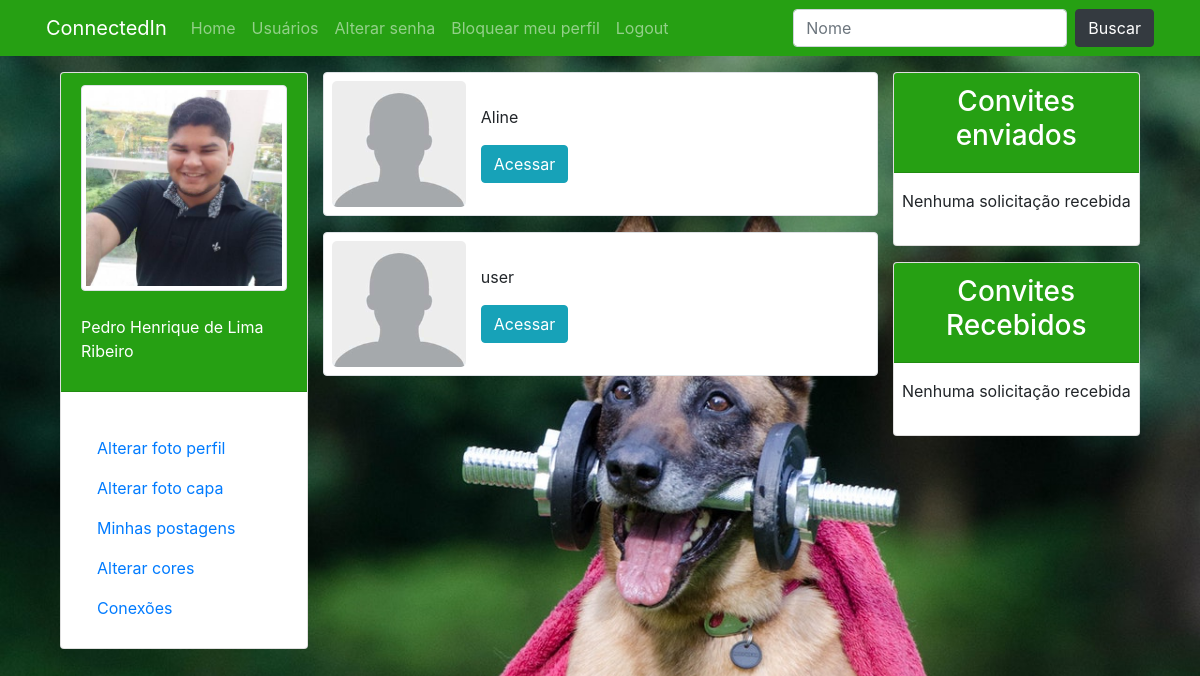
Page /encontrar/ (signed in) on the committed database.
### perfis/models.py (models this page shows, shortened)
class Perfil(models.Model):
    nome = models.CharField(max_length=255, null=False)
    telefone = models.CharField(max_length=15, null= False)
    nome_empresa = models.CharField(max_length=255, null=False)
    imagem_perfil = models.ImageField(null=True, blank=True, upload_to='uploads/fotoperfil/')
    imagem_capa = models.ImageField(null=True, blank=True, upload_to='uploads/fotocapa/')
    cor = models.CharField(max_length=10, default='#455A64')
    contatos = models.ManyToManyField('self')
    usuario = models.OneToOneField(User, related_name='perfil', on_delete=models.CASCADE)

### perfis/views.py (the view, shortened to what this page needs)
# urls.py: path('encontrar/', views.buscar_usuario, name='buscar_usuario'),
@login_required(login_url='login')
def buscar_usuario(request):
    encontrados = Perfil.objects.all()
    dados = {}
    dados['encontrados'] = encontrados
    dados['perfil_logado'] = request.user.perfil
    return render(request, 'buscarusuario.html', dados)

### perfis/templates/buscarusuario.html (shortened to what this page needs)
{% extends 'base.html' %}
{% load static %}
{% block main %}
<div>
    {% if encontrados %}
    <ul class="list-group full-w">
        {% for encontrado in encontrados %}
        {% if encontrado.id != user.perfil.id %}
        {% if encontrado in user.perfil.contatos.all %}
        <div class="row border rounded mb-3 py-2 px-2 bg-white">
            <div class="col col-md-3 py-5"
                style="background:  {% if encontrado.imagem_perfil %} url('/media/{{ encontrado.imagem_perfil }}') {% else %} url('{% static 'media/img/user.png' %}') {% endif %} ;
                        background-position: center;
                        background-size: cover;
                        border-radius: 5px;"></div>
            <div class="col col-md-9 bg-white py-4">
                <p>{{ encontrado.nome }}</p>
                <div>
                    <a href="{% url 'exibir' encontrado.id %}" class="btn btn-info">Acessar</a>
                </div>
            </div>
        </div>
        {% endif %}
        {% endif %}
        {% endfor %}
    </ul>
    {% else %}
    <div class="full-w alert alert-warning text-center">
        <h2>Nenhum resultado encontrado</h2>
    </div>
    {% endif %}
</div>
{% endblock %}

### perfis/templates/base.html (shortened to what this page needs)
{% load static %}
<!DOCTYPE html>
<html lang="pt-br">
<head>
    <link rel="stylesheet" href="https://stackpath.bootstrapcdn.com/bootstrap/4.3.1/css/bootstrap.min.css"
>
    <link rel="stylesheet" href="{% static '/css/estilo.css' %}">
</head>
<body style="{% if perfil_logado.imagem_capa %} background: url('/media/{{ perfil_logado.imagem_capa }}'); {% else %} background: #CFD8DC; {% endif %}
                background-repeat: no-repeat;
                background-size: cover;
                background-position: center;
                background-attachment: fixed;">
    <div class="navbar-dark" style="background: {{ perfil_logado.cor }};">
        <nav class="navbar container navbar-expand-lg">
            <a class="navbar-brand" href="/">ConnectedIn</a>
            <div class="collapse navbar-collapse" id="navbarSupportedContent">
                <ul class="navbar-nav mr-auto">
                    <li class="nav-item">
                        <a class="nav-link" href="/">Home</a>
                    </li>
                    <li class="nav-item">
                        <a class="nav-link" href="{% url 'buscar_usuario' %}">Usuários</a>
                    </li>
                    <li class="nav-item">
                        <a class="nav-link" href="{% url 'alterar_senha' %}">Alterar senha</a>
                    </li>
                    <li class="nav-item">
                        <a class="nav-link" href="{% url 'bloquear_meu_user' %}">Bloquear meu perfil</a>
                    </li>
                    <li class="nav-item">
                        <a class="nav-link" href="{% url 'deslogar' %}">Logout</a>
                    </li>
                </ul>
                <form method="POST" action="{% url 'buscar_usuario' %}" class="form-inline my-2 my-lg-0">
                    <input class="form-control mr-sm-2" type="search" name="busca" placeholder="Nome">
                    <button class="btn btn-dark my-2 my-sm-0" type="submit">Buscar</button>
                </form>
            </div>
        </nav>
    </div>
    <main class="mx-0 index">
        <div class="row container">
            <section class="col col-sm-12 col-md-3 py-3 opcoes-do-usuario">
                <div class="card">
                    <div class="card-header center-center" style="background: {{ perfil_logado.cor }};"
                        data-toggle="tooltip" data-placement="bottom" title="Alterar foto do perfil">
                        <img src="{% if perfil_logado.imagem_perfil %} /media/{{ perfil_logado.imagem_perfil }}
                        {% else %} {% static 'media/img/user.png' %} {% endif %}" alt="Usuário" width="100%"
                            class="img-fluid img-thumbnail"><br>
                        <p class="text-white">{{ perfil_logado.nome }}</p>
                    </div>
                    <div class="card-body">
                        <ul class="nav flex-column mt-3">
                            <li class="nav-item"> <a class="nav-link" href="" data-toggle="modal"
                                    data-target="#alterarFotoPerfil">Alterar foto perfil</a> </li>
                            <li class="nav-item"> <a class="nav-link" href="" data-toggle="modal"
                                    data-target="#alterarFotoCapa">Alterar foto capa</a> </li>
                            <li class="nav-item">
                                <a class="nav-link" href="{% url 'minhas_postagens' %}">Minhas postagens</a>
                            </li>
                            <li class="nav-item"> <a class="nav-link" href="" data-toggle="modal"
                                    data-target="#alterarCorPerfil">Alterar cores</a> </li>
                            <li class="nav-item"> <a class="nav-link" href="{% url 'conexoes' %}">Conexões</a> </li>
                        </ul>
                    </div>
                </div>
            </section>
            <div class="timeline col col-sm-12 col-md-6 mt-3">
                {% block main %}
                {% endblock %}
            </div>
            <aside class="col col-sm-12 col-md-3 py-3">
                <div class="bg-white card">
                    <div class="card-header text-white" style="background: {{ perfil_logado.cor }};">
                        <h3 class="text-center">Convites enviados</h3>
                    </div>
                    <div class="card-body px-0 py-0">
                        {% if perfil_logado.convites_feitos.all %}
                        <ul class="list-group">
                            <p class="text-center px-1 pt-3">
                                você possui {{ perfil_logado.convites_feitos.count }}
                                convite{{ perfil_logado.convites_feitos.count|pluralize }}
                            </p>
                            {% for convite in perfil_logado.convites_feitos.all %}
                            <li class="list-group-item text-center">{{ convite.convidado.nome }} <br>
                                <a href="{% url 'rejeitar' convite.id %}"
                                    class="float-center btn btn-danger full-w">cancelar</a></li>
                            {% endfor %}
                        </ul>
                        <a href="#" class="btn btn-light full-w"">Ver todos</a>
                            {% else %}
                            <p class=" px-2 py-3 text-center">Nenhuma solicitação recebida</p>
                            {% endif %}
                    </div>
                </div>
                <div class="mt-3 card bg-white">
                    <div class="card-header text-white" style="background: {{ perfil_logado.cor }};">
                        <h3 class="text-center">Convites Recebidos</h3>
                    </div>
                    <div class="card-body px-0 py-0">
                        {% if perfil_logado.convites_recebidos.all %}
                        <ul class="list-group list-group-flush bg-light">
                            <p class="text-center px-1 pt-3">
                                Você possui
                                {{ perfil_logado.convites_recebidos.count }}
                                convite{{ perfil_logado.convites_recebidos.count|pluralize }}
                            </p>
                            {% for convite in perfil_logado.convites_recebidos.all %}
                            <a class="list-group-item list-group-item-action list-group-item-light full-w text-center" href="{% url 'exibir' convite.solicitante.id %}">
                                {{ convite.solicitante.nome }}
                            </a>
                            <li class="list-group-item full-w text-center mb-1">
                                <a href="/perfil/{{ convite.id }}/aceitar"
                                    class="float-center btn btn-success">Aceitar</a> <a
                                    href="/perfil/{{ convite.id }}/rejeitar"
                                    class="float-center btn btn-danger">Rejeitar</a>
                            </li>
                            {% endfor %}
                        </ul>
                        <a href="#" class="btn btn-light full-w">Ver todos</a>
                        {% else %}
                        <p class="px-2 py-3 text-center">Nenhuma solicitação recebida</p>
                        {% endif %}
                    </div>
                </div>
            </aside>
        </div>
    </main>
</body>
</html>

### perfis/static/css/estilo.css (style rules this page uses)
html, body { height: 100%; }
main.index { min-height: calc(100% - 56px); display: flex; flex-direction: row; justify-content: center; }
.timeline { height: 100%; }
.opcoes-do-usuario { display: flex; flex-direction: column; justify-content: flex-start; align-items: center; }
.center-center { display: flex; flex-direction: column; justify-content: center; align-items: center; }
.full-w { width: 100%; }

### rows in the picture
Perfil: imagem_perfil (picture), nome "Pedro Henrique de Lima Ribeiro"
Perfil: nome "Aline"
Perfil: nome "user"
